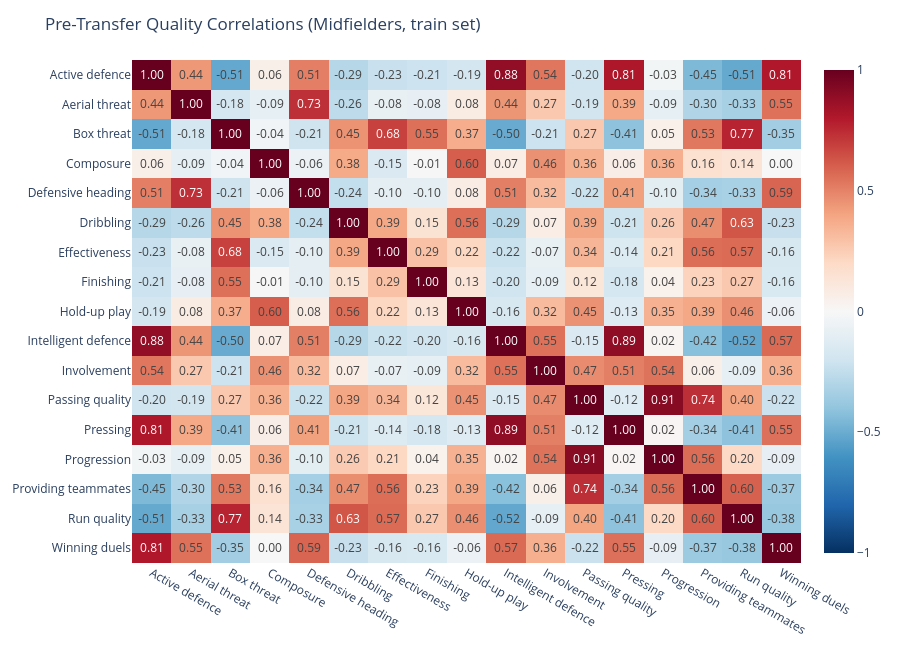

Here is the notebook cell this chart was saved with:
### Markdown cell above
## Cross-Quality Correlations (Pre-Transfer)

How correlated are the 17 pre-transfer qualities? High correlations between features may cause multicollinearity.

### Code cell
corr = train[from_cols].corr()
labels = QUALITIES  # clean names for display

fig = px.imshow(corr.values, x=labels, y=labels, color_continuous_scale="RdBu_r",
    zmin=-1, zmax=1, text_auto=".2f", aspect="auto")
fig.update_layout(title="Pre-Transfer Quality Correlations (Midfielders, train set)",
    height=650, template="plotly_white")
fig.show()

### Figure 1 — Plotly figure (JSON) as saved in the notebook; plotly's stock layout.template omitted (floating-point values rounded to 4 significant figures; data arrays with more than 128 entries replaced by an {"elided": "..."} marker saying what was removed)
{"data": [{"coloraxis": "coloraxis", "hovertemplate": "x: %{x}<br>y: %{y}<br>color: %{z}<extra></extra>", "name": "0", "texttemplate": "%{z:.2f}", "type": "heatmap", "x": ["Active defence", "Aerial threat", "Box threat", "Composure", "Defensive heading", "Dribbling", "Effectiveness", "Finishing", "Hold-up play", "Intelligent defence", "Involvement", "Passing quality", "Pressing", "Progression", "Providing teammates", "Run quality", "Winning duels"], "xaxis": "x", "y": ["Active defence", "Aerial threat", "Box threat", "Composure", "Defensive heading", "Dribbling", "Effectiveness", "Finishing", "Hold-up play", "Intelligent defence", "Involvement", "Passing quality", "Pressing", "Progression", "Providing teammates", "Run quality", "Winning duels"], "yaxis": "y", "z": {"elided": "17x17 float values"}}], "layout": {"coloraxis": {"cmax": 1, "cmin": -1, "colorscale": [[0, "rgb(5,48,97)"], [0.1, "rgb(33,102,172)"], [0.2, "rgb(67,147,195)"], [0.3, "rgb(146,197,222)"], [0.4, "rgb(209,229,240)"], [0.5, "rgb(247,247,247)"], [0.6, "rgb(253,219,199)"], [0.7, "rgb(244,165,130)"], [0.8, "rgb(214,96,77)"], [0.9, "rgb(178,24,43)"], [1, "rgb(103,0,31)"]]}, "height": 650, "margin": {"t": 60}, "title": {"text": "Pre-Transfer Quality Correlations (Midfielders, train set)"}, "xaxis": {"anchor": "y", "domain": [0, 1]}, "yaxis": {"anchor": "x", "autorange": "reversed", "domain": [0, 1]}}}
